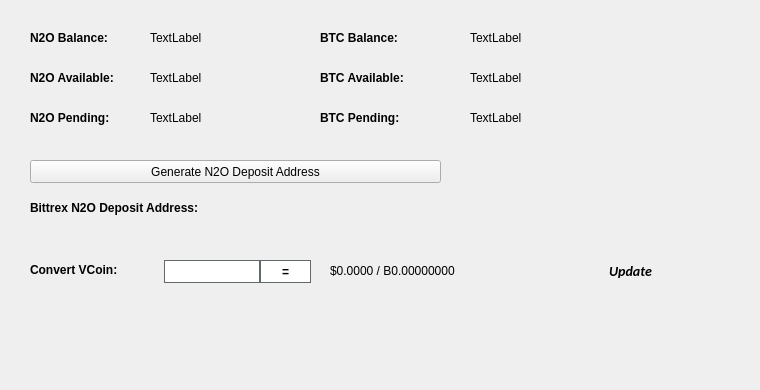
   <widget class="QWidget" name="BalanceTab">
    <attribute name="title">
     <string>Balance</string>
    </attribute>
    <widget class="QLabel" name="BitcoinBalanceLabel">
     <property name="geometry">
      <rect>
       <x>470</x>
       <y>30</y>
       <width>150</width>
       <height>16</height>
      </rect>
     </property>
     <property name="text">
      <string>TextLabel</string>
     </property>
    </widget>
    <widget class="QLabel" name="N2OBalanceLabel">
     <property name="geometry">
      <rect>
       <x>150</x>
       <y>30</y>
       <width>150</width>
       <height>16</height>
      </rect>
     </property>
     <property name="text">
      <string>TextLabel</string>
     </property>
    </widget>
    <widget class="QLabel" name="label_11">
     <property name="geometry">
      <rect>
       <x>30</x>
       <y>30</y>
       <width>101</width>
       <height>16</height>
      </rect>
     </property>
     <property name="font">
      <font>
       <weight>75</weight>
       <bold>true</bold>
      </font>
     </property>
     <property name="text">
      <string>N2O Balance:</string>
     </property>
    </widget>
    <widget class="QLabel" name="label_12">
     <property name="geometry">
      <rect>
       <x>320</x>
       <y>30</y>
       <width>101</width>
       <height>16</height>
      </rect>
     </property>
     <property name="font">
      <font>
       <weight>75</weight>
       <bold>true</bold>
      </font>
     </property>
     <property name="text">
      <string>BTC Balance:</string>
     </property>
    </widget>
    <widget class="QLabel" name="N2OAvailableLabel_2">
     <property name="geometry">
      <rect>
       <x>150</x>
       <y>70</y>
       <width>150</width>
       <height>16</height>
      </rect>
     </property>
     <property name="text">
      <string>TextLabel</string>
     </property>
    </widget>
    <widget class="QLabel" name="label_13">
     <property name="geometry">
      <rect>
       <x>30</x>
       <y>70</y>
       <width>111</width>
       <height>16</height>
      </rect>
     </property>
     <property name="font">
      <font>
       <weight>75</weight>
       <bold>true</bold>
      </font>
     </property>
     <property name="text">
      <string>N2O Available:</string>
     </property>
    </widget>
    <widget class="QLabel" name="label_14">
     <property name="geometry">
      <rect>
       <x>30</x>
       <y>110</y>
       <width>101</width>
       <height>16</height>
      </rect>
     </property>
     <property name="font">
      <font>
       <weight>75</weight>
       <bold>true</bold>
      </font>
     </property>
     <property name="text">
      <string>N2O Pending:</string>
     </property>
    </widget>
    <widget class="QLabel" name="N2OPendingLabel">
     <property name="geometry">
      <rect>
       <x>150</x>
       <y>110</y>
       <width>150</width>
       <height>16</height>
      </rect>
     </property>
     <property name="text">
      <string>TextLabel</string>
     </property>
    </widget>
    <widget class="QLabel" name="label_15">
     <property name="geometry">
      <rect>
       <x>320</x>
       <y>70</y>
       <width>111</width>
       <height>16</height>
      </rect>
     </property>
     <property name="font">
      <font>
       <weight>75</weight>
       <bold>true</bold>
      </font>
     </property>
     <property name="text">
      <string>BTC Available:</string>
     </property>
    </widget>
    <widget class="QLabel" name="BitcoinAvailableLabel">
     <property name="geometry">
      <rect>
       <x>470</x>
       <y>70</y>
       <width>150</width>
       <height>16</height>
      </rect>
     </property>
     <property name="text">
      <string>TextLabel</string>
     </property>
    </widget>
    <widget class="QLabel" name="label_31">
     <property name="geometry">
      <rect>
       <x>320</x>
       <y>110</y>
       <width>111</width>
       <height>16</height>
      </rect>
     </property>
     <property name="font">
      <font>
       <weight>75</weight>
       <bold>true</bold>
      </font>
     </property>
     <property name="text">
      <string>BTC Pending:</string>
     </property>
    </widget>
    <widget class="QLabel" name="BitcoinPendingLabel">
     <property name="geometry">
      <rect>
       <x>470</x>
       <y>110</y>
       <width>150</width>
       <height>16</height>
      </rect>
     </property>
     <property name="text">
      <string>TextLabel</string>
     </property>
    </widget>
    <widget class="QLabel" name="label_33">
     <property name="geometry">
      <rect>
       <x>30</x>
       <y>200</y>
       <width>221</width>
       <height>16</height>
      </rect>
     </property>
     <property name="font">
      <font>
       <weight>75</weight>
       <bold>true</bold>
      </font>
     </property>
     <property name="text">
      <string>Bittrex N2O Deposit Address:</string>
     </property>
    </widget>
    <widget class="QPushButton" name="GenDepositBTN">
     <property name="geometry">
      <rect>
       <x>30</x>
       <y>160</y>
       <width>411</width>
       <height>23</height>
      </rect>
     </property>
     <property name="text">
      <string>Generate N2O Deposit Address</string>
     </property>
     <property name="icon">
      <iconset resource="../nitrous.qrc">
       <normaloff>:/icons/bitcoin</normaloff>:/icons/bitcoin</iconset>
     </property>
    </widget>
    <widget class="QLabel" name="DepositAddressLabel">
     <property name="geometry">
      <rect>
       <x>200</x>
       <y>200</y>
       <width>261</width>
       <height>16</height>
      </rect>
     </property>
     <property name="palette">
      <palette>
       <active>
        <colorrole role="WindowText">
         <brush brushstyle="SolidPattern">
          <color alpha="255">
           <red>0</red>
           <green>0</green>
           <blue>0</blue>
          </color>
         </brush>
        </colorrole>
        <colorrole role="Text">
         <brush brushstyle="SolidPattern">
          <color alpha="255">
           <red>0</red>
           <green>0</green>
           <blue>255</blue>
          </color>
         </brush>
        </colorrole>
       </active>
       <inactive>
        <colorrole role="WindowText">
         <brush brushstyle="SolidPattern">
          <color alpha="255">
           <red>0</red>
           <green>0</green>
           <blue>0</blue>
          </color>
         </brush>
        </colorrole>
        <colorrole role="Text">
         <brush brushstyle="SolidPattern">
          <color alpha="255">
           <red>0</red>
           <green>0</green>
           <blue>255</blue>
          </color>
         </brush>
        </colorrole>
       </inactive>
       <disabled>
        <colorrole role="WindowText">
         <brush brushstyle="SolidPattern">
          <color alpha="255">
           <red>120</red>
           <green>120</green>
           <blue>120</blue>
          </color>
         </brush>
        </colorrole>
        <colorrole role="Text">
         <brush brushstyle="SolidPattern">
          <color alpha="255">
           <red>120</red>
           <green>120</green>
           <blue>120</blue>
          </color>
         </brush>
        </colorrole>
       </disabled>
      </palette>
     </property>
     <property name="font">
      <font>
       <weight>75</weight>
       <bold>true</bold>
      </font>
     </property>
     <property name="text">
      <string/>
     </property>
     <property name="alignment">
      <set>Qt::AlignRight|Qt::AlignTrailing|Qt::AlignVCenter</set>
     </property>
     <property name="textInteractionFlags">
      <set>Qt::LinksAccessibleByMouse|Qt::TextSelectableByKeyboard|Qt::TextSelectableByMouse</set>
     </property>
    </widget>
    <widget class="QLabel" name="label_8">
     <property name="geometry">
      <rect>
       <x>460</x>
       <y>300</y>
       <width>281</width>
       <height>81</height>
      </rect>
     </property>
     <property name="text">
      <string/>
     </property>
     <property name="pixmap">
      <pixmap>:/images/bittrex</pixmap>
     </property>
    </widget>
    <widget class="QWidget" name="widgetConversion" native="true">
     <property name="geometry">
      <rect>
       <x>0</x>
       <y>250</y>
       <width>751</width>
       <height>43</height>
      </rect>
     </property>
     <property name="minimumSize">
      <size>
       <width>0</width>
       <height>43</height>
      </size>
     </property>
     <property name="styleSheet">
      <string notr="true"/>
     </property>
     <widget class="QPushButton" name="btnUpdateMarketData">
      <property name="geometry">
       <rect>
        <x>575</x>
        <y>0</y>
        <width>111</width>
        <height>41</height>
       </rect>
      </property>
      <property name="sizePolicy">
       <sizepolicy hsizetype="Expanding" vsizetype="Expanding">
        <horstretch>0</horstretch>
        <verstretch>0</verstretch>
       </sizepolicy>
      </property>
      <property name="font">
       <font>
        <family>calibri</family>
        <pointsize>-1</pointsize>
        <weight>75</weight>
        <italic>true</italic>
        <bold>true</bold>
       </font>
      </property>
      <property name="styleSheet">
       <string notr="true">margin:0px;text-align:center;padding:2px;border-radius:3px;font-style:italic;width:100px;font-size:14px;font-family:calibri;font-weight:600;</string>
      </property>
      <property name="text">
       <string>Update</string>
      </property>
      <property name="iconSize">
       <size>
        <width>150</width>
        <height>35</height>
       </size>
      </property>
      <property name="autoDefault">
       <bool>true</bool>
      </property>
      <property name="default">
       <bool>true</bool>
      </property>
     </widget>
     <widget class="QLabel" name="lblConvertVCoin">
      <property name="geometry">
       <rect>
        <x>30</x>
        <y>10</y>
        <width>131</width>
        <height>20</height>
       </rect>
      </property>
      <property name="styleSheet">
       <string notr="true"/>
      </property>
      <property name="text">
       <string>&lt;html&gt;&lt;head/&gt;&lt;body&gt;&lt;p&gt;&lt;span style=&quot; font-weight:600;&quot;&gt;Convert VCoin:&lt;/span&gt;&lt;/p&gt;&lt;/body&gt;&lt;/html&gt;</string>
      </property>
     </widget>
     <widget class="QLineEdit" name="txtConvertVCoinQty">
      <property name="geometry">
       <rect>
        <x>160</x>
        <y>10</y>
        <width>100</width>
        <height>23</height>
       </rect>
      </property>
      <property name="minimumSize">
       <size>
        <width>100</width>
        <height>23</height>
       </size>
      </property>
      <property name="maximumSize">
       <size>
        <width>100</width>
        <height>16777215</height>
       </size>
      </property>
      <property name="styleSheet">
       <string notr="true">border: 1px solid #61696c;margin-left:4px;</string>
      </property>
     </widget>
     <widget class="QPushButton" name="btnConvertN2O">
      <property name="geometry">
       <rect>
        <x>260</x>
        <y>10</y>
        <width>51</width>
        <height>23</height>
       </rect>
      </property>
      <property name="minimumSize">
       <size>
        <width>0</width>
        <height>23</height>
       </size>
      </property>
      <property name="styleSheet">
       <string notr="true">border:1px solid #61696c;background:white;font-weight:600;</string>
      </property>
      <property name="text">
       <string>=</string>
      </property>
     </widget>
     <widget class="QLabel" name="lblConvertVCoinResults">
      <property name="geometry">
       <rect>
        <x>330</x>
        <y>0</y>
        <width>201</width>
        <height>41</height>
       </rect>
      </property>
      <property name="styleSheet">
       <string notr="true"/>
      </property>
      <property name="text">
       <string>$0.0000 / B0.00000000</string>
      </property>
     </widget>
     <widget class="QLabel" name="iconOverviewUpdateWait">
      <property name="geometry">
       <rect>
        <x>670</x>
        <y>10</y>
        <width>24</width>
        <height>24</height>
       </rect>
      </property>
      <property name="text">
       <string/>
      </property>
      <property name="pixmap">
       <pixmap resource="../nitrous.qrc">:/icons/transaction_1</pixmap>
      </property>
      <property name="scaledContents">
       <bool>true</bool>
      </property>
      <property name="alignment">
       <set>Qt::AlignCenter</set>
      </property>
     </widget>
    </widget>
   </widget>
